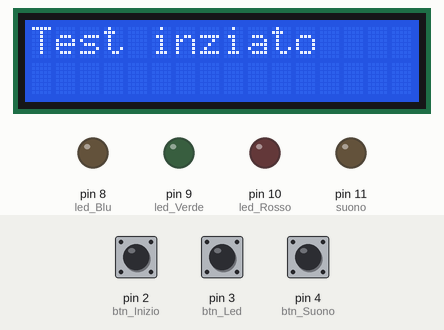
Simulated run of this sketch. Board: Arduino Uno, built with avr-gcc and run on an emulated ATmega328P. On the bench: 16×2 character LCD, output pins drawn as LEDs (lit = HIGH). The test bench sets the inputs (shaded band); at power-on: pin 3 (btn_Led) LOW, pin 2 (btn_Inizio) HIGH, pin 4 (btn_Suono) LOW. Random numbers use the default seed unless the sketch sets one.

Above: at 1.2 s.
1.3 s: pin 3 (btn_Led) pulled HIGH for 3.2 s
At 5.7 s:
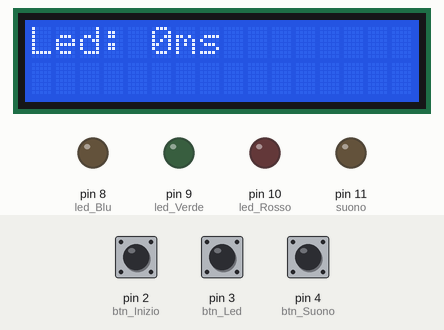
At 10.3 s:
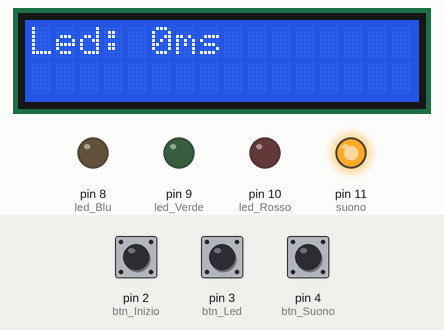
Timing chart, 0 to 11.8 s (numbered marks = the images above; inputs shaded):
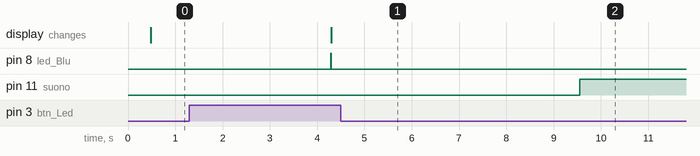

Measured:
- after the input at 1.3 s, pin 11 (suono): LOW → HIGH after 8.2 s; the display: changes after 3.0 s (image 1)

The sketch:

TestReazione.ino
```cpp
              // Librerie
 #include <LiquidCrystal_I2C.h>
 LiquidCrystal_I2C lcd(0x27, 16, 2);
              // variabili INPUT
 int btn_Inizio;
 int    btn_Led;
 int  btn_Suono;
              // variabili OUTPUT
 int led_Blu;
 int  led_Verde;
 int  led_Rosso;
 int      suono;
              //  variabili
 int esito1;
 int esito2;
 int   test;

 void setup() {
  lcd.init();
  lcd.backlight();

  btn_Inizio  = 2;
  btn_Led     = 3;
  btn_Suono   = 4;

  led_Blu  = 8;
  led_Verde   = 9;
  led_Rosso   = 10;
  suono       = 11;


  pinMode(btn_Inizio , INPUT);
  pinMode(btn_Led,     INPUT);
  pinMode(btn_Suono ,  INPUT);

  pinMode(led_Blu,  OUTPUT);
  pinMode(led_Verde,   OUTPUT);
  pinMode(led_Rosso,   OUTPUT);
  pinMode(suono,       OUTPUT);

  test        = 750;
}

 void loop() {

  //Finché non verrà rilevata la pressione del bottone di inizio, non inizierà nulla
  delay(400);
  while(digitalRead(btn_Inizio) == LOW){};
  lcd.clear();
  lcd.print("Test inziato");
  digitalWrite (led_Verde, LOW);
  digitalWrite (led_Rosso, LOW);

  //Richiamo del metodo per il calcolo del tempo di reazione impiegato sia per il led che per il buzzer
  esito1 = calcoloTempo(led_Blu, btn_Led, 0, "Led: ");
  esito2 = calcoloTempo(suono, btn_Suono, 1, "Suono: ");

  //Esito finale, led verde = test superato, led rosso = test non superato
  if(esito1 <= test && esito2 <= test){
    digitalWrite (led_Verde, HIGH);
  }else{
    digitalWrite (led_Rosso, HIGH);
  }

  while(digitalRead(btn_Inizio) == LOW){};
  lcd.clear();
  lcd.setCursor(0, 0);
  lcd.print("Premere per");
  lcd.setCursor(0, 1);
  lcd.print("inziare");
}

  int calcoloTempo(int pin, int bottone, int linCursore, String spazio){
    delay(random(1000, 8000));         // Dopo un tempo random che va da 1 secondo a 8 secondi il led/buzzer si accenderà
    digitalWrite(pin, HIGH);
    int ris = 0;
    while (digitalRead(bottone) == LOW){ // Il while è per determinare il tempo (in millisecondi) di reazione nel premere il bottone
      ris++;
      delay(1);
    }
    lcd.setCursor(0, linCursore);       // Verrà poi stampato il risultato sull'LCD, linea 0 del cursore per led, linea 1 del cursore per il buzzer
    lcd.print(spazio + String(ris) + "ms       ");
    digitalWrite(pin, LOW);             // Verrà poi spento il led
    return ris;
  }
```
